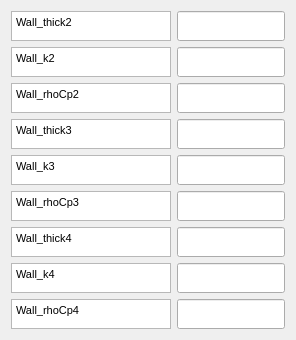
          <widget class="QFrame" name="">
           <layout class="QGridLayout" name="gridLayout_10">
            <item row="1" column="1">
             <widget class="QLineEdit" name="ESTMlineEdit18">
              <property name="sizePolicy">
               <sizepolicy hsizetype="Expanding" vsizetype="Expanding">
                <horstretch>0</horstretch>
                <verstretch>0</verstretch>
               </sizepolicy>
              </property>
              <property name="minimumSize">
               <size>
                <width>87</width>
                <height>0</height>
               </size>
              </property>
              <property name="maximumSize">
               <size>
                <width>16777215</width>
                <height>30</height>
               </size>
              </property>
             </widget>
            </item>
            <item row="3" column="1">
             <widget class="QLineEdit" name="ESTMlineEdit19">
              <property name="sizePolicy">
               <sizepolicy hsizetype="Expanding" vsizetype="Expanding">
                <horstretch>0</horstretch>
                <verstretch>0</verstretch>
               </sizepolicy>
              </property>
              <property name="minimumSize">
               <size>
                <width>87</width>
                <height>0</height>
               </size>
              </property>
              <property name="maximumSize">
               <size>
                <width>16777215</width>
                <height>30</height>
               </size>
              </property>
             </widget>
            </item>
            <item row="5" column="1">
             <widget class="QLineEdit" name="ESTMlineEdit20">
              <property name="sizePolicy">
               <sizepolicy hsizetype="Expanding" vsizetype="Expanding">
                <horstretch>0</horstretch>
                <verstretch>0</verstretch>
               </sizepolicy>
              </property>
              <property name="minimumSize">
               <size>
                <width>87</width>
                <height>0</height>
               </size>
              </property>
              <property name="maximumSize">
               <size>
                <width>16777215</width>
                <height>30</height>
               </size>
              </property>
             </widget>
            </item>
            <item row="7" column="1">
             <widget class="QLineEdit" name="ESTMlineEdit21">
              <property name="sizePolicy">
               <sizepolicy hsizetype="Expanding" vsizetype="Expanding">
                <horstretch>0</horstretch>
                <verstretch>0</verstretch>
               </sizepolicy>
              </property>
              <property name="minimumSize">
               <size>
                <width>87</width>
                <height>0</height>
               </size>
              </property>
              <property name="maximumSize">
               <size>
                <width>16777215</width>
                <height>30</height>
               </size>
              </property>
             </widget>
            </item>
            <item row="8" column="1">
             <widget class="QLineEdit" name="ESTMlineEdit22">
              <property name="sizePolicy">
               <sizepolicy hsizetype="Expanding" vsizetype="Expanding">
                <horstretch>0</horstretch>
                <verstretch>0</verstretch>
               </sizepolicy>
              </property>
              <property name="minimumSize">
               <size>
                <width>87</width>
                <height>0</height>
               </size>
              </property>
              <property name="maximumSize">
               <size>
                <width>16777215</width>
                <height>30</height>
               </size>
              </property>
             </widget>
            </item>
            <item row="10" column="1">
             <widget class="QLineEdit" name="ESTMlineEdit23">
              <property name="sizePolicy">
               <sizepolicy hsizetype="Expanding" vsizetype="Expanding">
                <horstretch>0</horstretch>
                <verstretch>0</verstretch>
               </sizepolicy>
              </property>
              <property name="minimumSize">
               <size>
                <width>87</width>
                <height>0</height>
               </size>
              </property>
              <property name="maximumSize">
               <size>
                <width>16777215</width>
                <height>30</height>
               </size>
              </property>
             </widget>
            </item>
            <item row="12" column="1">
             <widget class="QLineEdit" name="ESTMlineEdit24">
              <property name="sizePolicy">
               <sizepolicy hsizetype="Expanding" vsizetype="Expanding">
                <horstretch>0</horstretch>
                <verstretch>0</verstretch>
               </sizepolicy>
              </property>
              <property name="minimumSize">
               <size>
                <width>87</width>
                <height>0</height>
               </size>
              </property>
              <property name="maximumSize">
               <size>
                <width>16777215</width>
                <height>30</height>
               </size>
              </property>
             </widget>
            </item>
            <item row="14" column="1">
             <widget class="QLineEdit" name="ESTMlineEdit25">
              <property name="sizePolicy">
               <sizepolicy hsizetype="Expanding" vsizetype="Expanding">
                <horstretch>0</horstretch>
                <verstretch>0</verstretch>
               </sizepolicy>
              </property>
              <property name="maximumSize">
               <size>
                <width>16777215</width>
                <height>30</height>
               </size>
              </property>
             </widget>
            </item>
            <item row="16" column="1">
             <widget class="QLineEdit" name="ESTMlineEdit26">
              <property name="sizePolicy">
               <sizepolicy hsizetype="Expanding" vsizetype="Expanding">
                <horstretch>0</horstretch>
                <verstretch>0</verstretch>
               </sizepolicy>
              </property>
              <property name="minimumSize">
               <size>
                <width>87</width>
                <height>0</height>
               </size>
              </property>
              <property name="maximumSize">
               <size>
                <width>16777215</width>
                <height>30</height>
               </size>
              </property>
             </widget>
            </item>
            <item row="1" column="0">
             <widget class="QTextBrowser" name="textBrowser_18">
              <property name="sizePolicy">
               <sizepolicy hsizetype="Expanding" vsizetype="Expanding">
                <horstretch>0</horstretch>
                <verstretch>0</verstretch>
               </sizepolicy>
              </property>
              <property name="minimumSize">
               <size>
                <width>160</width>
                <height>0</height>
               </size>
              </property>
              <property name="maximumSize">
               <size>
                <width>74</width>
                <height>30</height>
               </size>
              </property>
              <property name="html">
               <string>&lt;!DOCTYPE HTML PUBLIC &quot;-//W3C//DTD HTML 4.0//EN&quot; &quot;http://www.w3.org/TR/REC-html40/strict.dtd&quot;&gt;
&lt;html&gt;&lt;head&gt;&lt;meta name=&quot;qrichtext&quot; content=&quot;1&quot; /&gt;&lt;style type=&quot;text/css&quot;&gt;
p, li { white-space: pre-wrap; }
&lt;/style&gt;&lt;/head&gt;&lt;body style=&quot; font-family:'MS Shell Dlg 2'; font-size:8pt; font-weight:400; font-style:normal;&quot;&gt;
&lt;p style=&quot; margin-top:0px; margin-bottom:0px; margin-left:0px; margin-right:0px; -qt-block-indent:0; text-indent:0px;&quot;&gt;Wall_thick2&lt;/p&gt;&lt;/body&gt;&lt;/html&gt;</string>
              </property>
             </widget>
            </item>
            <item row="3" column="0">
             <widget class="QTextBrowser" name="textBrowser_19">
              <property name="sizePolicy">
               <sizepolicy hsizetype="Expanding" vsizetype="Expanding">
                <horstretch>0</horstretch>
                <verstretch>0</verstretch>
               </sizepolicy>
              </property>
              <property name="minimumSize">
               <size>
                <width>160</width>
                <height>0</height>
               </size>
              </property>
              <property name="maximumSize">
               <size>
                <width>74</width>
                <height>30</height>
               </size>
              </property>
              <property name="html">
               <string>&lt;!DOCTYPE HTML PUBLIC &quot;-//W3C//DTD HTML 4.0//EN&quot; &quot;http://www.w3.org/TR/REC-html40/strict.dtd&quot;&gt;
&lt;html&gt;&lt;head&gt;&lt;meta name=&quot;qrichtext&quot; content=&quot;1&quot; /&gt;&lt;style type=&quot;text/css&quot;&gt;
p, li { white-space: pre-wrap; }
&lt;/style&gt;&lt;/head&gt;&lt;body style=&quot; font-family:'MS Shell Dlg 2'; font-size:8pt; font-weight:400; font-style:normal;&quot;&gt;
&lt;p style=&quot; margin-top:0px; margin-bottom:0px; margin-left:0px; margin-right:0px; -qt-block-indent:0; text-indent:0px;&quot;&gt;Wall_k2&lt;/p&gt;&lt;/body&gt;&lt;/html&gt;</string>
              </property>
             </widget>
            </item>
            <item row="5" column="0">
             <widget class="QTextBrowser" name="textBrowser_20">
              <property name="sizePolicy">
               <sizepolicy hsizetype="Expanding" vsizetype="Expanding">
                <horstretch>0</horstretch>
                <verstretch>0</verstretch>
               </sizepolicy>
              </property>
              <property name="minimumSize">
               <size>
                <width>160</width>
                <height>0</height>
               </size>
              </property>
              <property name="maximumSize">
               <size>
                <width>74</width>
                <height>30</height>
               </size>
              </property>
              <property name="html">
               <string>&lt;!DOCTYPE HTML PUBLIC &quot;-//W3C//DTD HTML 4.0//EN&quot; &quot;http://www.w3.org/TR/REC-html40/strict.dtd&quot;&gt;
&lt;html&gt;&lt;head&gt;&lt;meta name=&quot;qrichtext&quot; content=&quot;1&quot; /&gt;&lt;style type=&quot;text/css&quot;&gt;
p, li { white-space: pre-wrap; }
&lt;/style&gt;&lt;/head&gt;&lt;body style=&quot; font-family:'MS Shell Dlg 2'; font-size:8pt; font-weight:400; font-style:normal;&quot;&gt;
&lt;p style=&quot; margin-top:0px; margin-bottom:0px; margin-left:0px; margin-right:0px; -qt-block-indent:0; text-indent:0px;&quot;&gt;Wall_rhoCp2&lt;/p&gt;&lt;/body&gt;&lt;/html&gt;</string>
              </property>
             </widget>
            </item>
            <item row="7" column="0">
             <widget class="QTextBrowser" name="textBrowser_21">
              <property name="sizePolicy">
               <sizepolicy hsizetype="Expanding" vsizetype="Expanding">
                <horstretch>0</horstretch>
                <verstretch>0</verstretch>
               </sizepolicy>
              </property>
              <property name="minimumSize">
               <size>
                <width>160</width>
                <height>0</height>
               </size>
              </property>
              <property name="maximumSize">
               <size>
                <width>74</width>
                <height>30</height>
               </size>
              </property>
              <property name="html">
               <string>&lt;!DOCTYPE HTML PUBLIC &quot;-//W3C//DTD HTML 4.0//EN&quot; &quot;http://www.w3.org/TR/REC-html40/strict.dtd&quot;&gt;
&lt;html&gt;&lt;head&gt;&lt;meta name=&quot;qrichtext&quot; content=&quot;1&quot; /&gt;&lt;style type=&quot;text/css&quot;&gt;
p, li { white-space: pre-wrap; }
&lt;/style&gt;&lt;/head&gt;&lt;body style=&quot; font-family:'MS Shell Dlg 2'; font-size:8pt; font-weight:400; font-style:normal;&quot;&gt;
&lt;p style=&quot; margin-top:0px; margin-bottom:0px; margin-left:0px; margin-right:0px; -qt-block-indent:0; text-indent:0px;&quot;&gt;Wall_thick3&lt;/p&gt;&lt;/body&gt;&lt;/html&gt;</string>
              </property>
             </widget>
            </item>
            <item row="8" column="0">
             <widget class="QTextBrowser" name="textBrowser_22">
              <property name="sizePolicy">
               <sizepolicy hsizetype="Expanding" vsizetype="Expanding">
                <horstretch>0</horstretch>
                <verstretch>0</verstretch>
               </sizepolicy>
              </property>
              <property name="minimumSize">
               <size>
                <width>160</width>
                <height>0</height>
               </size>
              </property>
              <property name="maximumSize">
               <size>
                <width>74</width>
                <height>30</height>
               </size>
              </property>
              <property name="html">
               <string>&lt;!DOCTYPE HTML PUBLIC &quot;-//W3C//DTD HTML 4.0//EN&quot; &quot;http://www.w3.org/TR/REC-html40/strict.dtd&quot;&gt;
&lt;html&gt;&lt;head&gt;&lt;meta name=&quot;qrichtext&quot; content=&quot;1&quot; /&gt;&lt;style type=&quot;text/css&quot;&gt;
p, li { white-space: pre-wrap; }
&lt;/style&gt;&lt;/head&gt;&lt;body style=&quot; font-family:'MS Shell Dlg 2'; font-size:8pt; font-weight:400; font-style:normal;&quot;&gt;
&lt;p style=&quot; margin-top:0px; margin-bottom:0px; margin-left:0px; margin-right:0px; -qt-block-indent:0; text-indent:0px;&quot;&gt;Wall_k3&lt;/p&gt;&lt;/body&gt;&lt;/html&gt;</string>
              </property>
             </widget>
            </item>
            <item row="10" column="0">
             <widget class="QTextBrowser" name="textBrowser_23">
              <property name="sizePolicy">
               <sizepolicy hsizetype="Expanding" vsizetype="Expanding">
                <horstretch>0</horstretch>
                <verstretch>0</verstretch>
               </sizepolicy>
              </property>
              <property name="minimumSize">
               <size>
                <width>160</width>
                <height>0</height>
               </size>
              </property>
              <property name="maximumSize">
               <size>
                <width>74</width>
                <height>30</height>
               </size>
              </property>
              <property name="html">
               <string>&lt;!DOCTYPE HTML PUBLIC &quot;-//W3C//DTD HTML 4.0//EN&quot; &quot;http://www.w3.org/TR/REC-html40/strict.dtd&quot;&gt;
&lt;html&gt;&lt;head&gt;&lt;meta name=&quot;qrichtext&quot; content=&quot;1&quot; /&gt;&lt;style type=&quot;text/css&quot;&gt;
p, li { white-space: pre-wrap; }
&lt;/style&gt;&lt;/head&gt;&lt;body style=&quot; font-family:'MS Shell Dlg 2'; font-size:8pt; font-weight:400; font-style:normal;&quot;&gt;
&lt;p style=&quot; margin-top:0px; margin-bottom:0px; margin-left:0px; margin-right:0px; -qt-block-indent:0; text-indent:0px;&quot;&gt;Wall_rhoCp3&lt;/p&gt;&lt;/body&gt;&lt;/html&gt;</string>
              </property>
             </widget>
            </item>
            <item row="12" column="0">
             <widget class="QTextBrowser" name="textBrowser_24">
              <property name="sizePolicy">
               <sizepolicy hsizetype="Expanding" vsizetype="Expanding">
                <horstretch>0</horstretch>
                <verstretch>0</verstretch>
               </sizepolicy>
              </property>
              <property name="minimumSize">
               <size>
                <width>160</width>
                <height>0</height>
               </size>
              </property>
              <property name="maximumSize">
               <size>
                <width>74</width>
                <height>30</height>
               </size>
              </property>
              <property name="html">
               <string>&lt;!DOCTYPE HTML PUBLIC &quot;-//W3C//DTD HTML 4.0//EN&quot; &quot;http://www.w3.org/TR/REC-html40/strict.dtd&quot;&gt;
&lt;html&gt;&lt;head&gt;&lt;meta name=&quot;qrichtext&quot; content=&quot;1&quot; /&gt;&lt;style type=&quot;text/css&quot;&gt;
p, li { white-space: pre-wrap; }
&lt;/style&gt;&lt;/head&gt;&lt;body style=&quot; font-family:'MS Shell Dlg 2'; font-size:8pt; font-weight:400; font-style:normal;&quot;&gt;
&lt;p style=&quot; margin-top:0px; margin-bottom:0px; margin-left:0px; margin-right:0px; -qt-block-indent:0; text-indent:0px;&quot;&gt;Wall_thick4&lt;/p&gt;&lt;/body&gt;&lt;/html&gt;</string>
              </property>
             </widget>
            </item>
            <item row="16" column="0">
             <widget class="QTextBrowser" name="textBrowser_26">
              <property name="sizePolicy">
               <sizepolicy hsizetype="Expanding" vsizetype="Expanding">
                <horstretch>0</horstretch>
                <verstretch>0</verstretch>
               </sizepolicy>
              </property>
              <property name="minimumSize">
               <size>
                <width>160</width>
                <height>0</height>
               </size>
              </property>
              <property name="maximumSize">
               <size>
                <width>74</width>
                <height>30</height>
               </size>
              </property>
              <property name="html">
               <string>&lt;!DOCTYPE HTML PUBLIC &quot;-//W3C//DTD HTML 4.0//EN&quot; &quot;http://www.w3.org/TR/REC-html40/strict.dtd&quot;&gt;
&lt;html&gt;&lt;head&gt;&lt;meta name=&quot;qrichtext&quot; content=&quot;1&quot; /&gt;&lt;style type=&quot;text/css&quot;&gt;
p, li { white-space: pre-wrap; }
&lt;/style&gt;&lt;/head&gt;&lt;body style=&quot; font-family:'MS Shell Dlg 2'; font-size:8pt; font-weight:400; font-style:normal;&quot;&gt;
&lt;p style=&quot; margin-top:0px; margin-bottom:0px; margin-left:0px; margin-right:0px; -qt-block-indent:0; text-indent:0px;&quot;&gt;Wall_rhoCp4&lt;/p&gt;&lt;/body&gt;&lt;/html&gt;</string>
              </property>
             </widget>
            </item>
            <item row="14" column="0">
             <widget class="QTextBrowser" name="textBrowser_25">
              <property name="sizePolicy">
               <sizepolicy hsizetype="Expanding" vsizetype="Expanding">
                <horstretch>0</horstretch>
                <verstretch>0</verstretch>
               </sizepolicy>
              </property>
              <property name="minimumSize">
               <size>
                <width>160</width>
                <height>0</height>
               </size>
              </property>
              <property name="maximumSize">
               <size>
                <width>74</width>
                <height>30</height>
               </size>
              </property>
              <property name="html">
               <string>&lt;!DOCTYPE HTML PUBLIC &quot;-//W3C//DTD HTML 4.0//EN&quot; &quot;http://www.w3.org/TR/REC-html40/strict.dtd&quot;&gt;
&lt;html&gt;&lt;head&gt;&lt;meta name=&quot;qrichtext&quot; content=&quot;1&quot; /&gt;&lt;style type=&quot;text/css&quot;&gt;
p, li { white-space: pre-wrap; }
&lt;/style&gt;&lt;/head&gt;&lt;body style=&quot; font-family:'MS Shell Dlg 2'; font-size:8pt; font-weight:400; font-style:normal;&quot;&gt;
&lt;p style=&quot; margin-top:0px; margin-bottom:0px; margin-left:0px; margin-right:0px; -qt-block-indent:0; text-indent:0px;&quot;&gt;Wall_k4&lt;/p&gt;&lt;/body&gt;&lt;/html&gt;</string>
              </property>
             </widget>
            </item>
           </layout>
          </widget>
